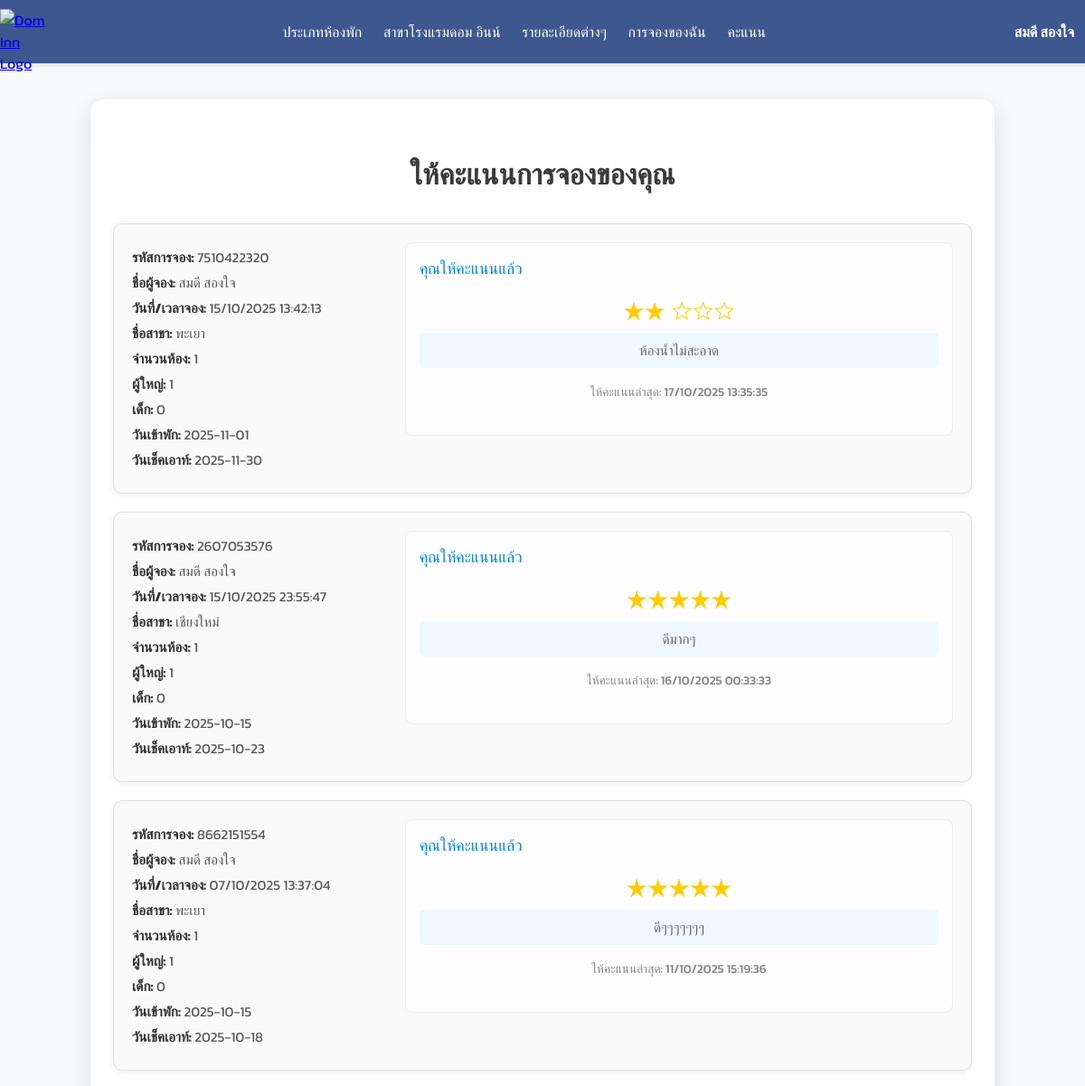
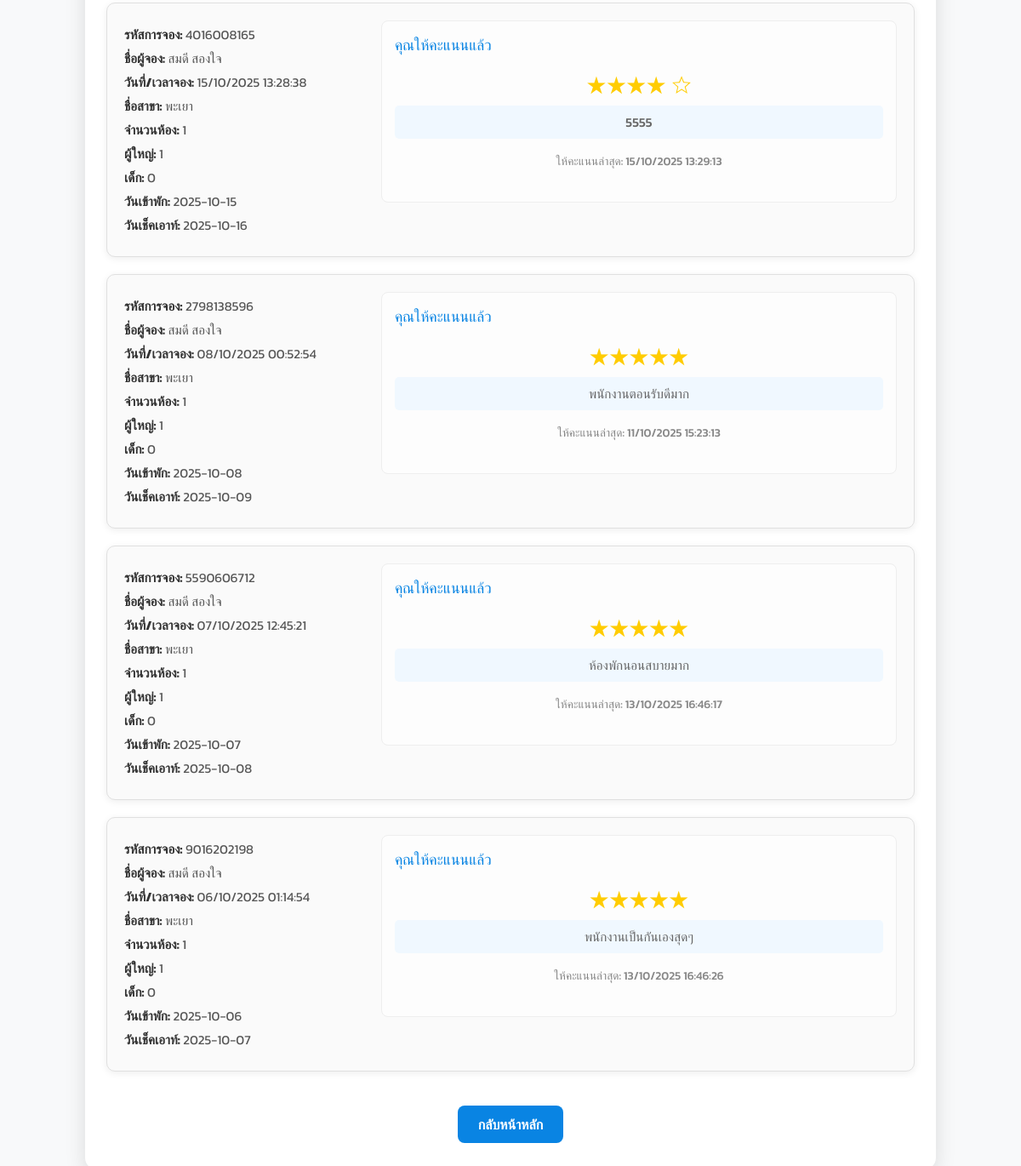
Page /PHP/score.php (signed in) on the committed database (2 pictures, top to bottom).
### tables this page shows
CREATE TABLE `reservation` (
  `Reservation_Id` varchar(10) NOT NULL,
  `Guest_name` varchar(100) DEFAULT NULL,
  `Number_of_rooms` int(2) DEFAULT NULL,
  `Booking_time` datetime DEFAULT NULL,
  `Number_of_adults` int(1) DEFAULT NULL,
  `Number_of_children` int(1) DEFAULT NULL,
  `Booking_date` date DEFAULT NULL,
  `Check_out_date` date DEFAULT NULL,
  `Email_Admin` varchar(30) DEFAULT NULL,
  `Province_Id` varchar(2) DEFAULT NULL,
  `Email_member` varchar(30) DEFAULT NULL,
  `Booking_status_Id` varchar(5) DEFAULT NULL,
  `stars` decimal(2,1) DEFAULT NULL,
  `comment` text DEFAULT NULL,
  `Receipt_Id` int(10) DEFAULT NULL,
  `Total_price` int(100) NOT NULL,
  `rating_timestamp` datetime DEFAULT NULL
);

CREATE TABLE `province` (
  `Province_Id` varchar(2) NOT NULL,
  `Province_name` varchar(50) DEFAULT NULL,
  `Region_Id` varchar(2) DEFAULT NULL,
  `Address` varchar(255) NOT NULL,
  `Phone` varchar(20) NOT NULL
);

### PHP/score.php (the view, shortened to what this page needs)
<?php
include 'db.php';
$email_member = $_SESSION['email'];
$sql = "SELECT r.Reservation_Id, r.Guest_name, r.Booking_time, r.Number_of_rooms,
               r.Number_of_adults, r.Number_of_children,
               r.Booking_date, r.Check_out_date, r.Booking_status_Id,
               b.Booking_status_name,
               p.Province_name,
               r.stars,
               r.comment,
               r.rating_timestamp    /* *** เพิ่ม: ดึงคอลัมน์ rating_timestamp *** */
        FROM reservation r
        LEFT JOIN booking_status b ON r.Booking_status_Id = b.Booking_status_Id
        LEFT JOIN province p ON r.Province_Id = p.Province_Id
        WHERE r.Email_member = ?
        ORDER BY r.Check_out_date DESC, r.Booking_date DESC";
$stmt = $conn->prepare($sql);
$stmt->bind_param('s', $email_member);
$stmt->execute();
$result = $stmt->get_result();
$bookings = [];
while ($row = $result->fetch_assoc()) {
  $bookings[] = $row;
}
$status_id_completed = 7;
$First_name = $_SESSION['First_name'] ?? '';
$Last_name = $_SESSION['Last_name'] ?? '';
$full_name = trim($First_name . ' ' . $Last_name);
?>
<!DOCTYPE html>
<html lang="th">
<head>
  <link rel="stylesheet" href="../CSS/css/ino.css" />
  <link rel="stylesheet" href="https://cdnjs.cloudflare.com/ajax/libs/font-awesome/6.0.0-beta3/css/all.min.css"
 />
</head>
<body>
    <header>
      <section class="logo">
        <a href="./home.php">
          <img src="../src/images/4.png" width="50" height="50" alt="Dom Inn Logo" />
        </a>
      </section>
      <nav>
        <a href="./type.php">ประเภทห้องพัก</a>
        <a href="./branch.php">สาขาโรงแรมดอม อินน์</a>
        <a href="./details.php">รายละเอียดต่างๆ</a>
        <a href="./booking_status_pending.php">การจองของฉัน</a>
        <a href="./score.php">คะแนน</a>
      </nav>
          <?php if ($full_name && $full_name !== ' '): ?>
      <div class="user-display">
        <a href="profile.php" class="profile-link"><?= htmlspecialchars($full_name) ?></a>
      </div>
    <?php endif; ?>
    </header>
  <div class="container">
    <h2>ให้คะแนนการจองของคุณ</h2>
    <?php if (count($bookings) === 0): ?>
      <div class="no-booking">ไม่มีรายการจองในขณะนี้</div>
    <?php else: ?>
      <?php foreach ($bookings as $b): ?>
        <div class="booking-card">
          <div class="booking-info">
            <p><strong>รหัสการจอง:</strong> <?= htmlspecialchars($b['Reservation_Id']) ?></p>
            <p><strong>ชื่อผู้จอง:</strong> <?= htmlspecialchars($b['Guest_name']) ?></p>
            <p><strong>วันที่/เวลาจอง:</strong> <?= htmlspecialchars(date('d/m/Y H:i:s', strtotime($b['Booking_time']))) ?></p>
            <p><strong>ชื่อสาขา:</strong> <?= htmlspecialchars($b['Province_name'] ?? 'ไม่ระบุ') ?></p>
            <p><strong>จำนวนห้อง:</strong> <?= htmlspecialchars($b['Number_of_rooms']) ?></p>
            <p><strong>ผู้ใหญ่:</strong> <?= htmlspecialchars($b['Number_of_adults']) ?></p>
            <p><strong>เด็ก:</strong> <?= htmlspecialchars($b['Number_of_children']) ?></p>
            <p><strong>วันเข้าพัก:</strong> <?= htmlspecialchars($b['Booking_date']) ?></p>
            <p><strong>วันเช็คเอาท์:</strong> <?= htmlspecialchars($b['Check_out_date']) ?></p>
          </div>
          <div class="rating-section">
            <?php
            if ($b['Booking_status_Id'] == $status_id_completed && $b['stars'] === NULL):
            ?>
              <h4>ให้คะแนนประสบการณ์ของคุณ</h4>
              <form action="process_rating.php" method="POST">
                <input type="hidden" name="reservation_id" value="<?= htmlspecialchars($b['Reservation_Id']) ?>">
                <div class="star-rating">
                  <input type="radio" id="star5-<?= $b['Reservation_Id'] ?>" name="stars" value="5" required /><label for="star5-<?= $b['Reservation_Id'] ?>">★</label>
                  <input type="radio" id="star4-<?= $b['Reservation_Id'] ?>" name="stars" value="4" /><label for="star4-<?= $b['Reservation_Id'] ?>">★</label>
                  <input type="radio" id="star3-<?= $b['Reservation_Id'] ?>" name="stars" value="3" /><label for="star3-<?= $b['Reservation_Id'] ?>">★</label>
                  <input type="radio" id="star2-<?= $b['Reservation_Id'] ?>" name="stars" value="2" /><label for="star2-<?= $b['Reservation_Id'] ?>">★</label>
                  <input type="radio" id="star1-<?= $b['Reservation_Id'] ?>" name="stars" value="1" /><label for="star1-<?= $b['Reservation_Id'] ?>">★</label>
                </div>
                <div class="rating-comment">
                  <textarea name="comment" placeholder="เขียนคอมเมนต์ของคุณ (ไม่จำเป็น)" rows="3"></textarea>
                </div>
                <button type="submit" class="submit-btn">ส่งคะแนน</button>
              </form>
            <?php
            elseif ($b['Booking_status_Id'] == $status_id_completed && $b['stars'] !== NULL):
            ?>
              <h4>คุณให้คะแนนแล้ว</h4>
              <div class="rated-display">
                <div class="rated-stars">
                  <?php for ($i = 0; $i < $b['stars']; $i++) echo '★'; ?>
                  <?php for ($i = 0; $i < (5 - $b['stars']); $i++) echo '☆'; ?>
                </div>
                <?php if ($b['comment']): ?>
                  <p class="rated-comment"><?= htmlspecialchars($b['comment']) ?></p>
                <?php else: ?>
                  <p class="rated-comment">ไม่มีคอมเมนต์</p>
                <?php endif; ?>
                <?php if ($b['rating_timestamp']): ?>
                  <p class="rated-date">ให้คะแนนล่าสุด: <?= htmlspecialchars(date('d/m/Y H:i:s', strtotime($b['rating_timestamp']))) ?></p>
                <?php endif; ?>
              </div>
            <?php
            endif; ?>
          </div>
        </div>
      <?php endforeach; ?>
    <?php endif; ?>
    <div style="text-align:center;">
      <a href="home.php" class="back-btn">กลับหน้าหลัก</a>
    </div>
  </div>
</body>
</html>

### CSS/css/ino.css (style rules this page uses)
body { font-family: Arial, sans-serif; margin: 0; padding: 0; }
header { display: flex; justify-content: space-between; align-items: center; background: #3e588f; padding: 10px 20px; }
nav a { margin: 0 10px; text-decoration: none; color: white; }
.user-display { color: white; font-weight: bold; font-size: 16px; }
.logo { max-width: 50px; height: 50px; }

### PHP/score.php (style rules this page uses)
body { font-family: 'Kanit', sans-serif; background: #f8f9fa; margin: 0; padding: 0; min-height: 100vh; display: flex; flex-direction: column; align-items: center; }
header { width: 100%; box-shadow: 0 2px 5px rgba(0,0,0,0.1); z-index: 100; position: sticky; top: 0; }
.container { max-width: 1000px; margin: 40px auto; background: #fff; border-radius: 15px; box-shadow: 0 8px 24px rgba(0, 0, 0, 0.12); padding: 32px 25px; width: 95%; box-sizing: border-box; }
h2 { text-align: center; color: #3b3b3b; margin-bottom: 30px; font-size: 2rem; font-weight: 700; }
.booking-card { background: #fafafa; border-radius: 10px; box-shadow: 0 2px 8px rgba(0, 0, 0, 0.07); margin-bottom: 20px; padding: 20px; display: flex; flex-wrap: wrap; gap: 15px; align-items: flex-start; border: 1px solid #e0e0e0; }
.booking-info { flex: 1; min-width: 200px; font-size: 0.95rem; color: #555; }
.booking-info p { margin: 5px 0; }
.booking-info strong { color: #333; }
.rating-section { flex: 2; min-width: 300px; background: #fdfdfd; padding: 15px; border-radius: 8px; border: 1px solid #eee; }
.rating-section h4 { margin-top: 0; color: #0984e3; font-weight: 500; font-size: 1.1rem; margin-bottom: 10px; }
.rated-display { text-align: center; padding: 10px 0; color: #27ae60; font-weight: 500; }
.rated-stars { color: #ffcc00; font-size: 1.8em; line-height: 1; margin-bottom: 5px; }
.rated-comment { font-size: 0.95rem; color: #666; background: #f0f8ff; padding: 8px; border-radius: 5px; margin-top: 10px; }
.rated-date { font-size: 0.85rem; color: #888; margin-top: 5px; }
.back-btn { display: inline-block; padding: 10px 24px; background: #0984e3; color: #fff; border-radius: 8px; text-decoration: none; font-weight: 600; transition: 0.3s; margin-top: 20px; }
.profile-link, .profile-link:visited { text-decoration: none; color: #ffffff; padding: 8px 12px; border-radius: 5px; transition: background-color 0.3s ease; }

### rows in the picture
reservation: Reservation_Id "7510422320", Guest_name "สมดี สองใจ", Booking_time "15/10/2025 13:42:13", Province_Id.Province_name "พะเยา", Number_of_rooms "1", Number_of_adults "1", Number_of_children "0", Booking_date "2025-11-01", Check_out_date "2025-11-30", stars 2 (drawn), comment "ห้องน้ำไม่สะอาด", rating_timestamp "17/10/2025 13:35:35"
reservation: Reservation_Id "2607053576", Guest_name "สมดี สองใจ", Booking_time "15/10/2025 23:55:47", Province_Id.Province_name "เชียงใหม่", Number_of_rooms "1", Number_of_adults "1", Number_of_children "0", Booking_date "2025-10-15", Check_out_date "2025-10-23", comment "ดีมากๆ", rating_timestamp "16/10/2025 00:33:33"
reservation: Reservation_Id "8662151554", Guest_name "สมดี สองใจ", Booking_time "07/10/2025 13:37:04", Province_Id.Province_name "พะเยา", Number_of_rooms "1", Number_of_adults "1", Number_of_children "0", Booking_date "2025-10-15", Check_out_date "2025-10-18", comment "ดีๆๆๆๆๆๆๆ", rating_timestamp "11/10/2025 15:19:36"
reservation: Reservation_Id "4016008165", Guest_name "สมดี สองใจ", Booking_time "15/10/2025 13:28:38", Province_Id.Province_name "พะเยา", Number_of_rooms "1", Number_of_adults "1", Number_of_children "0", Booking_date "2025-10-15", Check_out_date "2025-10-16", comment "5555", rating_timestamp "15/10/2025 13:29:13"
reservation: Reservation_Id "2798138596", Guest_name "สมดี สองใจ", Booking_time "08/10/2025 00:52:54", Province_Id.Province_name "พะเยา", Number_of_rooms "1", Number_of_adults "1", Number_of_children "0", Booking_date "2025-10-08", Check_out_date "2025-10-09", comment "พนักงานตอนรับดีมาก", rating_timestamp "11/10/2025 15:23:13"
reservation: Reservation_Id "5590606712", Guest_name "สมดี สองใจ", Booking_time "07/10/2025 12:45:21", Province_Id.Province_name "พะเยา", Number_of_rooms "1", Number_of_adults "1", Number_of_children "0", Booking_date "2025-10-07", Check_out_date "2025-10-08", comment "ห้องพักนอนสบายมาก", rating_timestamp "13/10/2025 16:46:17"
reservation: Reservation_Id "9016202198", Guest_name "สมดี สองใจ", Booking_time "06/10/2025 01:14:54", Province_Id.Province_name "พะเยา", Number_of_rooms "1", Number_of_adults "1", Number_of_children "0", Booking_date "2025-10-06", Check_out_date "2025-10-07", comment "พนักงานเป็นกันเองสุดๆ", rating_timestamp "13/10/2025 16:46:26"

### other values in the picture
$full_name "สมดี สองใจ"
